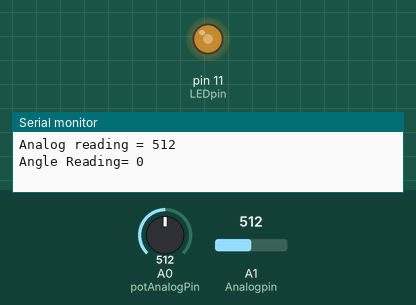
A sketch run on a simulated Arduino Uno, built with avr-gcc and run on an emulated ATmega328P. Shown: output pins drawn as LEDs (lit = HIGH), the last lines printed to the serial monitor. The test bench sets the inputs (shaded band); at power-on: A0 (potAnalogPin) = 512, A1 (Analogpin) = 512.

Above: at 1.2 s.
1.3 s: A0 (potAnalogPin) set to 716
At 7.1 s:
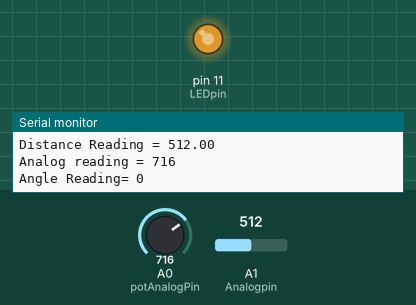
7.5 s: A0 (potAnalogPin) set to 900
At 13.1 s:
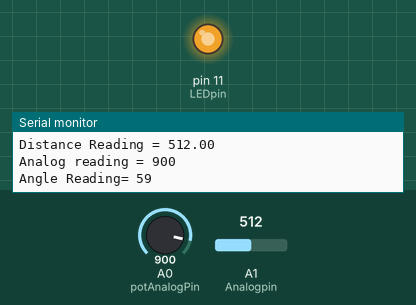
13.5 s: A0 (potAnalogPin) set to 122
At 19.2 s:
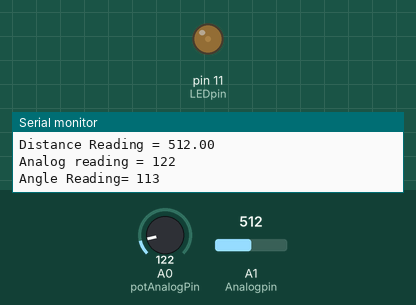
19.5 s: A0 (potAnalogPin) set to 0
At 25.2 s:
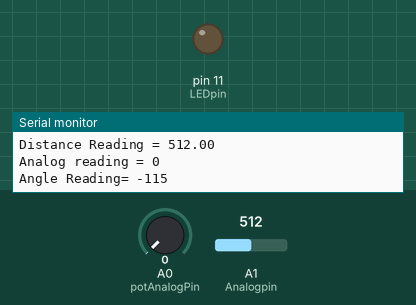
25.5 s: A0 (potAnalogPin) set to 511
At 31.3 s:
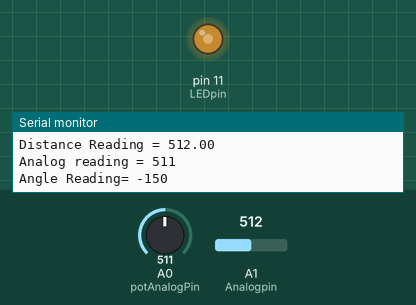
Timing chart, 0 to 32.5 s (numbered marks = the images above; inputs shaded):
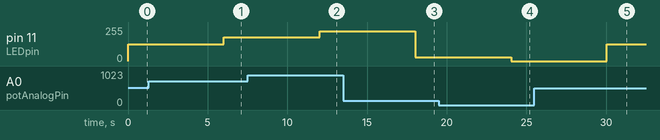

The sketch:

IR_Sensor.ino
```cpp
int potAnalogPin = 0; // FSR for potentiometer is connected to analog 0
int Analogpin= 1; // for IR Sensor
int LEDpin = 11;      // connect Red LED to pin 11 (PWM pin)
int potReading;      // the analog reading from the FSR resistor divider
int LEDbrightness; // TO confirm the brightness of the LED with the help of Potentiometer
int PotAngle;   // angle of the potentiometer
int potAngleRead;  // Determining the Angle variation
int IRReading;  // Distance
void setup(void) {
  Serial.begin(9600);   // We'll send debugging information via the Serial monitor
  pinMode(LEDpin, OUTPUT);
}

void loop(void) {
  potReading = analogRead(potAnalogPin);
  Serial.print("Analog reading = ");
  Serial.println(potReading);

  // we'll need to change the range from the analog reading (0-1023) down to the range
  // used by analogWrite (0-255) with map!
  LEDbrightness = map(potReading*1, 0, 1023, 0, 255);
  // Angular calibration
  potAngleRead= analogRead(potAnalogPin);
  Serial.print("Angle Reading= ");
  Serial.println(PotAngle);
  PotAngle = map(potAngleRead*1,0,1023,-150,150);

  // LED gets brighter the harder you press
  analogWrite(LEDpin, LEDbrightness); // here you are using PWM !!!

  // IR Sensor Calibration
  float IRReading = 0;
  int a=50;
  for (int n = 0; n < a; n++) {
    IRReading = IRReading + (float)analogRead(Analogpin);
    delay(100);
  }
  IRReading = IRReading / (float)a;
  Serial.print("Distance Reading = ");
  Serial.println(IRReading);

  delay(1000);
}
```

Measured:
- after the input at 1.3 s, pin 11 (LEDpin): 127/255 → 178/255 after 4.7 s
- after the input at 7.5 s, pin 11 (LEDpin): 178/255 → 224/255 after 4.5 s
- after the input at 13.5 s, pin 11 (LEDpin): 224/255 → 30/255 after 4.5 s
- after the input at 19.5 s, pin 11 (LEDpin): 30/255 → 0/255 after 4.5 s
- after the input at 25.5 s, pin 11 (LEDpin): 0/255 → 127/255 after 4.5 s
